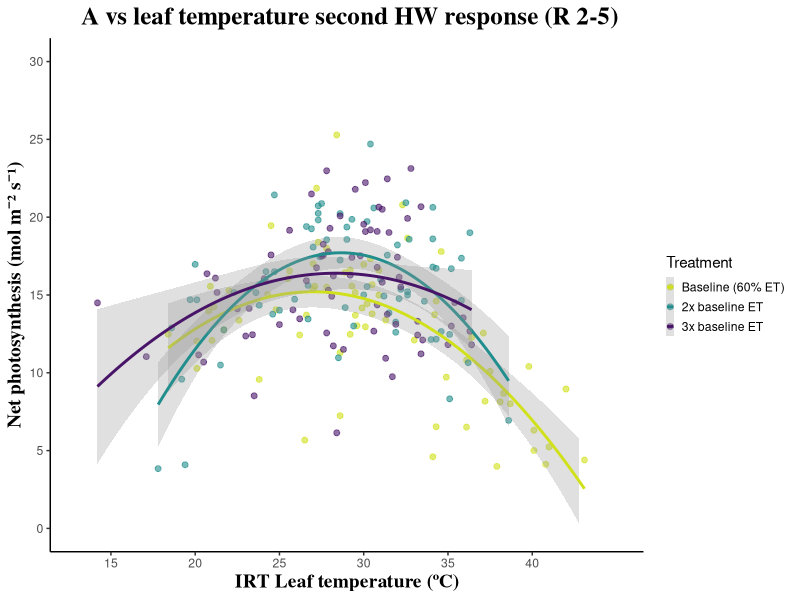
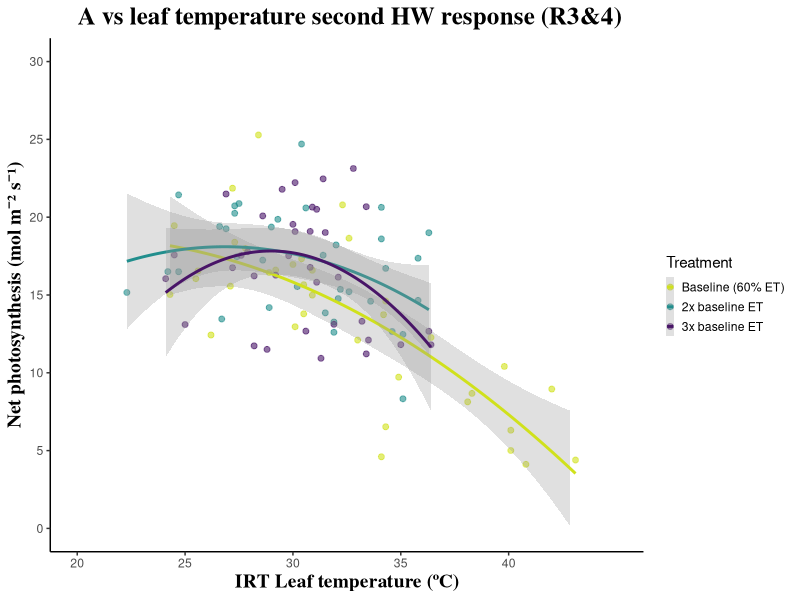
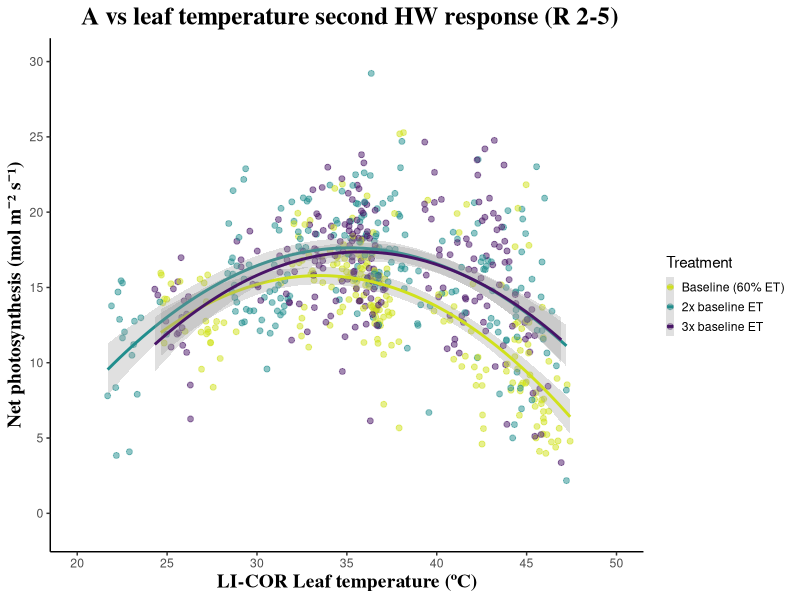
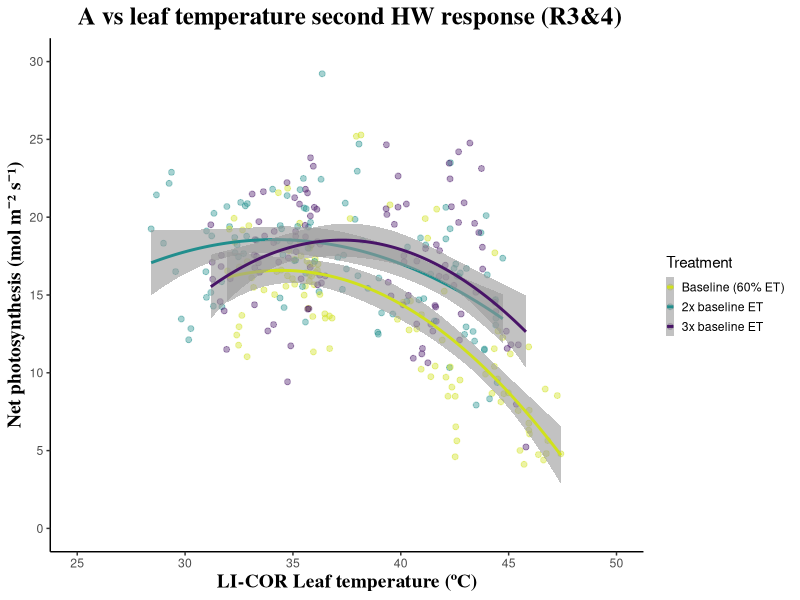

Recreate these plots in R, in order. (Note: this script raises an error after producing the figures.)
library(grDevices)
library(tidyverse)
library(lubridate)
library(ggplot2)

diurnals_borden_hills_2019 <-read.csv("data_output/diurnals_2019_old_and_new_blocks_cleaned_no_NAs.csv", header = TRUE)

diurnals_borden_hills_2019$round<-format(diurnals_borden_hills_2019$round)
diurnals_borden_hills_2019$round<-as.numeric(as.factor(diurnals_borden_hills_2019$round))

str(diurnals_borden_hills_2019$round)


str(diurnals_borden_hills_2019)

diurnals_2019_A_vs_leafT <- diurnals_borden_hills_2019 %>%
  mutate(time = hhmmss) %>%
  select(-hhmmss) %>%
  filter(!is.na(time)) %>%
  filter(!is.na(leaf_temp_C)) %>%
  filter(!leaf_temp_C == "-")


diurnals_2019_A_vs_leafT$time<- format(strptime(diurnals_2019_A_vs_leafT$time,"%H:%M:%S"), format = "%H:%M", tz = "America_Los_Angeles")

diurnals_2019_A_vs_leafT$datetime <- paste(diurnals_2019_A_vs_leafT$date, " ", diurnals_2019_A_vs_leafT$time, sep = "")

glimpse(diurnals_2019_A_vs_leafT) 

diurnals_2019_A_vs_leafT$datetime <- mdy_hm(diurnals_2019_A_vs_leafT$datetime, tz = "UTC")

str(diurnals_2019_A_vs_leafT)

tz(diurnals_2019_A_vs_leafT$datetime)

tz(diurnals_2019_A_vs_leafT$time)

diurnals_2019_A_vs_leafT$leaf_temp_C <- format(diurnals_2019_A_vs_leafT $leaf_temp_C)
diurnals_2019_A_vs_leafT$leaf_temp_C<-as.numeric(diurnals_2019_A_vs_leafT$leaf_temp_C)

str(diurnals_2019_A_vs_leafT$datetime)

str(diurnals_2019_A_vs_leafT$leaf_temp_C)
####Plotting  A vs IRT leaf T FISRT HW round 2-5 ####

diurnals_2019_A_vs_leafT_second_HW<- diurnals_2019_A_vs_leafT %>%
  filter(!is.na(leaf_temp_C)) %>%
  select(datetime, day, leaf_temp_C, A, pixel_number, round, treatment, Rep, BH_Leaf, BH_Block, BH_Vine) %>%
  filter(day < 233) %>%
  filter(day > 214)

write.csv(diurnals_2019_A_vs_leafT_second_HW,"data_output/diurnals_2019_A_vs_leafT_second_HW")

str(diurnals_2019_A_vs_leafT_second_HW$leaf_temp_C)

se <- function(x) sqrt(var(x)/length(x))


diurnals_2019_A_vs_leafT_second_HW$treatment<-format(diurnals_2019_A_vs_leafT_second_HW$treatment)
as.character(diurnals_2019_A_vs_leafT_second_HW$treatment)

diurnals_2019_A_vs_leafT_second_HW$treatment<- reorder(diurnals_2019_A_vs_leafT_second_HW$treatment, diurnals_2019_A_vs_leafT_second_HW$leaf_temp_C)

str(diurnals_2019_A_vs_leafT_second_HW$treatment)

diurnals_2019_A_vs_leafT_second_HW$Rep<-format(diurnals_2019_A_vs_leafT_second_HW$Rep)
as.character(diurnals_2019_A_vs_leafT_second_HW$Rep)

diurnals_2019_A_vs_leafT_second_HW$treatment<-format(diurnals_2019_A_vs_leafT_second_HW$treatment)
as.character(diurnals_2019_A_vs_leafT_second_HW$treatment)

str(diurnals_2019_A_vs_leafT_second_HW$treatment)



## Plot second HW RESPONSE
A_vs_leafT_IRT_second_HW <-ggplot(diurnals_2019_A_vs_leafT_second_HW, aes(leaf_temp_C, A, group = treatment, color = treatment)) +
  geom_point(alpha =0.6, size = 1.7 ) + 
  stat_smooth(aes(y = A, group = treatment, color = treatment),method = "lm", formula = y ~ x + I(x^2), size = 1, alpha =0.3) +
  theme_classic() +
  scale_colour_viridis_d(direction = -1, begin = 0.05, end = 0.93, name = "Treatment", labels = c("Baseline (60% ET)", "2x baseline ET", "3x baseline ET"))+
  ylab ("Net photosynthesis (mol m⁻² s⁻¹)") +
  ggtitle( " A vs leaf temperature second HW response (R 2-5)") +
  theme(plot.title = element_text(hjust = 0.5, size = 18, face = "bold", family = "serif")) +
  xlab("IRT Leaf temperature (ºC)") +
  theme(axis.title.y = element_text(size=14, face = "bold", family = "serif")) +
  theme(axis.title.x = element_text(size=14,face = "bold", family = "serif")) +
  theme(legend.key.size = unit (0.5, "cm")) +
  theme(legend.key.width = unit(0.2,"cm"))+
  theme(legend.justification = "center")+
  theme(legend.position = "right") +
  theme(legend.title.align = 0)+
  scale_x_continuous(breaks=seq(15,40,5), limits = c (13,45)) +
  scale_y_continuous(breaks=seq(0,30,5), limits = c (0,30))

ggsave(A_vs_leafT_IRT_second_HW, filename = "figures/A_vs_leafT_IRT_second_HW.pdf", device = cairo_pdf, 
       width = 8, height = 6)
####Plotting  A vs IRT leaf T sECOND HW round 3-4 ####

diurnals_2019_A_vs_leafT_second_HW_R_3_4<- diurnals_2019_A_vs_leafT %>%
  filter(!is.na(leaf_temp_C)) %>%
  select(datetime, day, leaf_temp_C, A, pixel_number, round, treatment, Rep, BH_Leaf, BH_Block, BH_Vine) %>%
  filter(day < 233) %>%
  filter(day > 214) %>%
  filter(round > 2 ) %>%
  filter(round < 5)


str(diurnals_2019_A_vs_leafT_second_HW_R_3_4$leaf_temp_C)

diurnals_2019_A_vs_leafT_second_HW_R_3_4$treatment<-format(diurnals_2019_A_vs_leafT_second_HW_R_3_4$treatment)
as.character(diurnals_2019_A_vs_leafT_second_HW_R_3_4$treatment)

diurnals_2019_A_vs_leafT_second_HW_R_3_4$treatment<- reorder(diurnals_2019_A_vs_leafT_second_HW_R_3_4$treatment, diurnals_2019_A_vs_leafT_second_HW_R_3_4$leaf_temp_C)

str(diurnals_2019_A_vs_leafT_second_HW_R_3_4$treatment)

diurnals_2019_A_vs_leafT_second_HW_R_3_4$Rep<-format(diurnals_2019_A_vs_leafT_second_HW_R_3_4$Rep)
as.character(diurnals_2019_A_vs_leafT_second_HW_R_3_4$Rep)

str(diurnals_2019_A_vs_leafT_second_HW_R_3_4$treatment)

diurnals_2019_A_vs_leafT_second_HW_R_3_4$treatment<-format(diurnals_2019_A_vs_leafT_second_HW_R_3_4$treatment)
as.character(diurnals_2019_A_vs_leafT_second_HW_R_3_4$treatment)

## Plot second HW RESPONSE
A_vs_leafT_IRT_second_HW_r_3_4 <-ggplot(diurnals_2019_A_vs_leafT_second_HW_R_3_4, aes(leaf_temp_C, A, group = treatment, color = treatment)) +
  geom_point(alpha =0.6, size = 1.7 ) + 
  stat_smooth(aes(y = A, group = treatment, color = treatment),method = "lm", formula = y ~ x + I(x^2), size = 1, alpha =0.3) +
  theme_classic() +
  scale_colour_viridis_d(direction = -1, begin = 0.05, end = 0.93, name = "Treatment", labels = c("Baseline (60% ET)", "2x baseline ET", "3x baseline ET"))+
  ylab ("Net photosynthesis (mol m⁻² s⁻¹)") +
  ggtitle( " A vs leaf temperature second HW response (R3&4)") +
  theme(plot.title = element_text(hjust = 0.5, size = 18, face = "bold", family = "serif")) +
  xlab("IRT Leaf temperature (ºC)") +
  theme(axis.title.y = element_text(size=14, face = "bold", family = "serif")) +
  theme(axis.title.x = element_text(size=14,face = "bold", family = "serif")) +
  theme(legend.key.size = unit (0.5, "cm")) +
  theme(legend.key.width = unit(0.2,"cm"))+
  theme(legend.justification = "center")+
  theme(legend.position = "right") +
  theme(legend.title.align = 0)+
  scale_x_continuous(breaks=seq(20,40,5), limits = c (20,45)) +
  scale_y_continuous(breaks=seq(0,30,5), limits = c (0,30))

ggsave(A_vs_leafT_IRT_second_HW_r_3_4, filename = "figures/A_vs_leafT_IRT_second_HW_r_3_4.pdf", device = cairo_pdf, 
       width = 8, height = 6)

####Plotting  A vs LICOR leaf T SECOND HW round 2-5 ####

str(diurnals_borden_hills_2019$round)

diurnals_2019_A_vs_leafT_licor_second_HW_r_2_5<- diurnals_borden_hills_2019 %>%
  filter(!is.na(Tleaf)) %>%
  select( day, Tleaf, A, pixel_number, round, treatment, Rep, BH_Leaf, BH_Block, BH_Vine) %>%
  filter(day < 233) %>%
  filter(day > 214) %>%
  filter(round > 1)

str(diurnals_2019_A_vs_leafT_licor_second_HW_r_2_5$Tleaf)


diurnals_2019_A_vs_leafT_licor_second_HW_r_2_5$treatment<-format(diurnals_2019_A_vs_leafT_licor_second_HW_r_2_5$treatment)
as.character(diurnals_2019_A_vs_leafT_licor_second_HW_r_2_5$treatment)

diurnals_2019_A_vs_leafT_licor_second_HW_r_2_5$treatment<- reorder(diurnals_2019_A_vs_leafT_licor_second_HW_r_2_5$treatment, diurnals_2019_A_vs_leafT_licor_second_HW_r_2_5$Tleaf)

str(diurnals_2019_A_vs_leafT_licor_second_HW_r_2_5$treatment)

diurnals_2019_A_vs_leafT_licor_second_HW_r_2_5$Rep<-format(diurnals_2019_A_vs_leafT_licor_second_HW_r_2_5$Rep)
as.character(diurnals_2019_A_vs_leafT_licor_second_HW_r_2_5$Rep)

diurnals_2019_A_vs_leafT_licor_second_HW_r_2_5$treatment<-format(diurnals_2019_A_vs_leafT_licor_second_HW_r_2_5$treatment)
as.character(diurnals_2019_A_vs_leafT_licor_second_HW_r_2_5$treatment)

str(diurnals_2019_A_vs_leafT_licor_second_HW_r_2_5$treatment)


## Plot second HW RESPONSE
A_vs_leafT_licor_second_HW_r_2_5 <-ggplot(diurnals_2019_A_vs_leafT_licor_second_HW_r_2_5, aes(Tleaf, A, group = treatment, color = treatment)) +
  geom_point(alpha =0.5, size = 1.7 ) + 
  stat_smooth(aes(y = A, group = treatment, color = treatment),method = "lm", formula = y ~ x + I(x^2), size = 1, alpha =0.3) +
  theme_classic() +
  scale_colour_viridis_d(direction = -1, begin = 0.05, end = 0.93, name = "Treatment", labels = c("Baseline (60% ET)", "2x baseline ET", "3x baseline ET"))+
  ylab ("Net photosynthesis (mol m⁻² s⁻¹)") +
  ggtitle( " A vs leaf temperature second HW response (R 2-5)") +
  theme(plot.title = element_text(hjust = 0.5, size = 18, face = "bold", family = "serif")) +
  xlab("LI-COR Leaf temperature (ºC)") +
  theme(axis.title.y = element_text(size=14, face = "bold", family = "serif")) +
  theme(axis.title.x = element_text(size=14,face = "bold", family = "serif")) +
  theme(legend.key.size = unit (0.5, "cm")) +
  theme(legend.key.width = unit(0.2,"cm"))+
  theme(legend.justification = "center")+
  theme(legend.position = "right") +
  theme(legend.title.align = 0)+
  scale_x_continuous(breaks=seq(20,50,5), limits = c (20,50)) +
  scale_y_continuous(breaks=seq(0,30,5), limits = c (-1,30))

ggsave(A_vs_leafT_licor_second_HW_r_2_5, filename = "figures/A_vs_leafT_licor_second_HW_r_2_5.pdf", device = cairo_pdf, 
       width = 8, height = 6)


####Plotting  A vs LICOR leaf T FISRT HW round 3-4 ####

diurnals_2019_A_vs_leafT_licor_second_HW_r_3_4<- diurnals_borden_hills_2019 %>%
  filter(!is.na(Tleaf)) %>%
  select( day, Tleaf, A, pixel_number, round, treatment, Rep, BH_Leaf, BH_Block, BH_Vine) %>%
  filter(day < 233) %>%
  filter(day > 214) %>%
  filter(round > 2) %>%
  filter(round < 5)

str(diurnals_2019_A_vs_leafT_licor_second_HW_r_3_4$Tleaf)


diurnals_2019_A_vs_leafT_licor_second_HW_r_3_4$treatment<-format(diurnals_2019_A_vs_leafT_licor_second_HW_r_3_4$treatment)
as.character(diurnals_2019_A_vs_leafT_licor_second_HW_r_3_4$treatment)

diurnals_2019_A_vs_leafT_licor_second_HW_r_3_4$treatment<- reorder(diurnals_2019_A_vs_leafT_licor_second_HW_r_3_4$treatment, diurnals_2019_A_vs_leafT_licor_second_HW_r_3_4$Tleaf)

str(diurnals_2019_A_vs_leafT_licor_second_HW_r_3_4$treatment)

diurnals_2019_A_vs_leafT_licor_second_HW_r_3_4$Rep<-format(diurnals_2019_A_vs_leafT_licor_second_HW_r_3_4$Rep)
as.character(diurnals_2019_A_vs_leafT_licor_second_HW_r_3_4$Rep)

diurnals_2019_A_vs_leafT_licor_second_HW_r_3_4$treatment<-format(diurnals_2019_A_vs_leafT_licor_second_HW_r_3_4$treatment)
as.character(diurnals_2019_A_vs_leafT_licor_second_HW_r_3_4$treatment)

str(diurnals_2019_A_vs_leafT_licor_second_HW_r_3_4$treatment)


## Plot second HW RESPONSE
A_vs_leafT_licor_second_HW_r_3_4 <-ggplot(diurnals_2019_A_vs_leafT_licor_second_HW_r_3_4, aes(Tleaf, A, group = treatment, color = treatment)) +
  geom_point(alpha =0.4, size = 1.7 ) + 
  stat_smooth(aes(y = A, group = treatment, color = treatment),method = "lm", formula = y ~ x + I(x^2), size = 1, alpha =0.6) +
  theme_classic() +
  scale_colour_viridis_d(direction = -1, begin = 0.05, end = 0.93, name = "Treatment", labels = c("Baseline (60% ET)", "2x baseline ET", "3x baseline ET"))+
  ylab ("Net photosynthesis (mol m⁻² s⁻¹)") +
  ggtitle( " A vs leaf temperature second HW response (R3&4)") +
  theme(plot.title = element_text(hjust = 0.5, size = 18, face = "bold", family = "serif")) +
  xlab("LI-COR Leaf temperature (ºC)") +
  theme(axis.title.y = element_text(size=14, face = "bold", family = "serif")) +
  theme(axis.title.x = element_text(size=14,face = "bold", family = "serif")) +
  theme(legend.key.size = unit (0.5, "cm")) +
  theme(legend.key.width = unit(0.2,"cm"))+
  theme(legend.justification = "center")+
  theme(legend.position = "right") +
  theme(legend.title.align = 0)+
  scale_x_continuous(breaks=seq(25,50,5), limits = c (25,50)) +
  scale_y_continuous(breaks=seq(0,30,5), limits = c (0,30))

ggsave(A_vs_leafT_licor_second_HW_r_3_4, filename = "figures/A_vs_leafT_licor_second_HW_r_3_4.pdf", device = cairo_pdf, 
       width = 8, height = 6)
#### pLOTTING WITH AVERAGE temp LICOR and A per vine !!!! ####


diurnals_2019_A_vs_leafT_licor_second_HW_r_2_5<- diurnals_borden_hills_2019 %>%
  filter(!is.na(Tleaf)) %>%
  select( day, Tleaf, A, pixel_number, round, treatment, Rep, BH_Leaf, BH_Block, BH_Vine) %>%
  filter(day < 233) %>%
  filter(day > 214) %>%
  filter(round > 1)

str(diurnals_2019_A_vs_leafT_licor_second_HW_r_2_5$Tleaf)


diurnals_2019_A_vs_leafT_licor_second_HW_r_2_5$treatment<-format(diurnals_2019_A_vs_leafT_licor_second_HW_r_2_5$treatment)
as.character(diurnals_2019_A_vs_leafT_licor_second_HW_r_2_5$treatment)

diurnals_2019_A_vs_leafT_licor_second_HW_r_2_5$treatment<- reorder(diurnals_2019_A_vs_leafT_licor_second_HW_r_2_5$treatment, diurnals_2019_A_vs_leafT_licor_second_HW_r_2_5$Tleaf)

str(diurnals_2019_A_vs_leafT_licor_second_HW_r_2_5$treatment)

diurnals_2019_A_vs_leafT_licor_second_HW_r_2_5$Rep<-format(diurnals_2019_A_vs_leafT_licor_second_HW_r_2_5$Rep)
as.character(diurnals_2019_A_vs_leafT_licor_second_HW_r_2_5$Rep)

diurnals_2019_A_vs_leafT_licor_second_HW_r_2_5$treatment<-format(diurnals_2019_A_vs_leafT_licor_second_HW_r_2_5$treatment)
as.character(diurnals_2019_A_vs_leafT_licor_second_HW_r_2_5$treatment)

str(diurnals_2019_A_vs_leafT_licor_second_HW_r_2_5$treatment)


diurnals_2019_A_vs_leafT_licor_second_HW_r_2_5_avg <-diurnals_2019_A_vs_leafT_licor_second_HW_r_2_5 %>%
  group_by(treatment,pixel_number,BH_Vine, BH_Block, day, round) %>%
  summarize(avg_A = mean(A), avg_Tleaf = mean(Tleaf))

## Plot second HW RESPONSE

A_vs_leafT_licor_second_HW_r_2_5_avg <-ggplot(diurnals_2019_A_vs_leafT_licor_second_HW_r_2_5_avg, aes(avg_Tleaf, avg_A, group = treatment, color = treatment)) +
  geom_point(alpha =0.5, size = 1.7 ) + 
  stat_smooth(aes(y = avg_A, group = treatment, color = treatment),method = "lm", formula = y ~ x + I(x^2), size = 1, alpha =0.3) +
  stat_regline_equation(
    aes(label =  paste(..eq.label.., ..adj.rr.label.., sep = "~")),
    formula = y ~ x + I(x^2), size = 3.5
  ) +
  theme_classic() +
  scale_colour_viridis_d(direction = -1, begin = 0.05, end = 0.93, name = "Treatment", labels = c("Baseline (60% ET)", "2x baseline ET", "3x baseline ET"))+
  ylab ("Net photosynthesis (A)") +
  ggtitle( " A vs leaf temperature second HW response (R 2-5/vine)") +
  theme(plot.title = element_text(hjust = 0.5, size = 18, face = "bold", family = "serif")) +
  xlab("LI-COR Leaf temperature (ºC)") +
  theme(axis.title.y = element_text(size=14, face = "bold", family = "serif")) +
  theme(axis.title.x = element_text(size=14,face = "bold", family = "serif")) +
  theme(legend.key.size = unit (0.5, "cm")) +
  theme(legend.key.width = unit(0.2,"cm"))+
  theme(legend.justification = "center")+
  theme(legend.position = "right") +
  theme(legend.title.align = 0)+
  scale_x_continuous(breaks=seq(20,50,5), limits = c (20,50)) +
  scale_y_continuous(breaks=seq(0,30,5), limits = c (-1,30)) 

ggsave(A_vs_leafT_licor_second_HW_r_2_5_avg, filename = "figures/A_vs_leafT_licor_second_HW_r_2_5_avg.pdf", device = cairo_pdf, 
       width = 8, height = 6)
